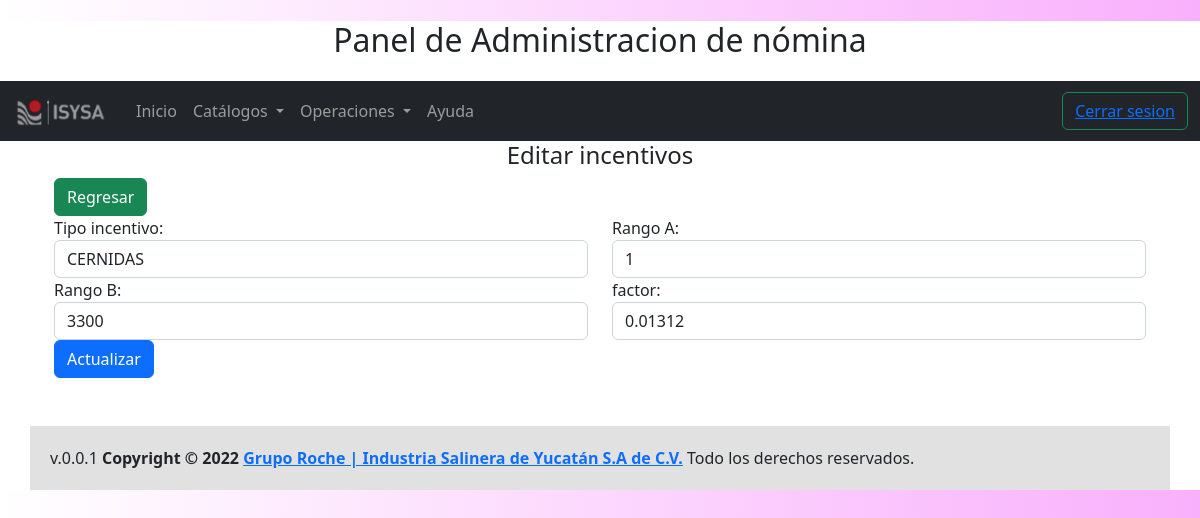
The app's page /admin-incentivo-At_au_cer/actualizar?id=1 (signed in) with its own data.
### tables this page shows
CREATE TABLE IF NOT EXISTS `at_au_cer` (
  `id` int(11) NOT NULL AUTO_INCREMENT,
  `produc38_incen_id` int(1) NOT NULL,
  `rangoA` int(11) DEFAULT NULL,
  `rangoB` int(11) DEFAULT NULL,
  `factor` decimal(8,5) DEFAULT NULL,
  PRIMARY KEY (`id`),
  KEY `produc38_incen_id_idx` (`produc38_incen_id`)
);

CREATE TABLE IF NOT EXISTS `produc_incen` (
  `id` int(1) NOT NULL AUTO_INCREMENT,
  `nombreP` char(10) NOT NULL,
  PRIMARY KEY (`id`)
);

### views/admin/incentivo/At_au_cer/formulario.php (the view, shortened to what the rows shown need)
<div class="row">
    <div class="form-group col">
        <label  for="produc38_incen_id">Tipo incentivo:</label>
        <select name="produc38_incen_id" id="produc38_incen_id" class="form-control">
            <?php foreach($produc_incen as $produc_incen) { ?>
                <option <?php echo $At_au_cer->produc38_incen_id === $produc_incen->id ? 'selected' : '' ?> value="<?php echo s($produc_incen->id); ?>"><?php echo s($produc_incen->nombreP) ; ?>
            <?php  } ?>
        </select>
    </div>
    <div class="form-group col">
         <label  for="rangoA">Rango A:</label>
         <input type="number" class="form-control" id='rangoA' name="rangoA" placeholder="" value="<?php echo $At_au_cer->rangoA;?>"/>
    </div>
</div>
<div class="row">
    <div class="form-group col">
        <label  for="rangoB">Rango B:</label>
        <input type="number" class="form-control" id='rangoB' name="rangoB" placeholder="" value="<?php echo $At_au_cer->rangoB;?>"/>
    </div>
    <div class="form-group col">
        <label  for="factor">factor:</label>
        <input type="number" step="any" class="form-control" id='factor' name="factor" placeholder="" value="<?php echo $At_au_cer->factor;?>"/>
    </div>
</div>

### records on screen
at_au_cer: produc38_incen_id "CERNIDAS", rangoA "1", rangoB "3300", factor "0.01312"
